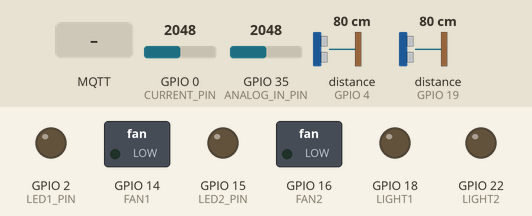
Recording of a sketch running on a simulated ESP32. Parts: switched loads named in the sketch (green lamp = pin HIGH), output pins drawn as LEDs (lit = HIGH). Wiring (inferred from the names in the program): 2 × ultrasonic range finder: trigger GPIO 5, echo GPIO 4 / trigger GPIO 17, echo GPIO 19. Inputs (shaded band) come from the test bench; at power-on: distance to the obstacle (sensors on GPIO 4, GPIO 19) 80 cm, GPIO 0 (CURRENT_PIN) = 2048, GPIO 35 (ANALOG_IN_PIN) = 2048. The echo pulse lasts 58.3 µs per cm; WiFi joins after 1.5 s; servers stay silent unless stated; no MQTT or app messages arrive unless stated; pins used as bus, display or sensor lines are not drawn; what the sketch prints to the serial monitor is not drawn.

Above: at 3.2 s.
3.3 s: distance to the obstacle (sensor on GPIO 4) set to 4 cm
5.6 s: distance to the obstacle (sensor on GPIO 4) set to 2 cm
At 6.8 s:
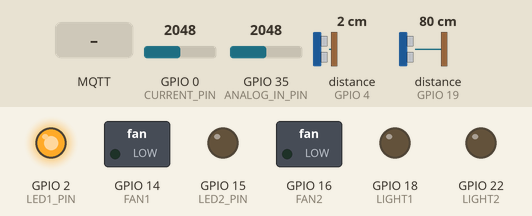
7.1 s: MQTT message "Sensor 1" arrives on the first subscribed topic
At 8.9 s:
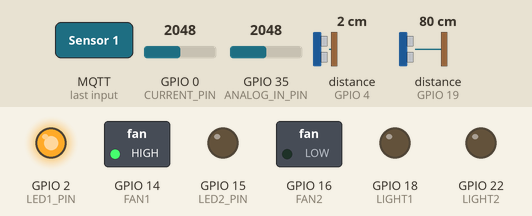
9.4 s: distance to the obstacle (sensor on GPIO 19) set to 4 cm
11.4 s: distance to the obstacle (sensor on GPIO 19) set to 2 cm
At 12.8 s:
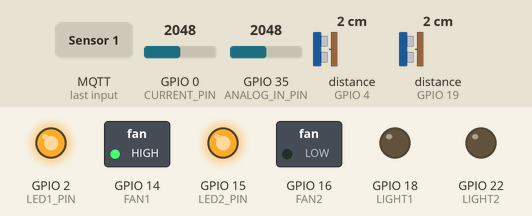
13.9 s: MQTT message "ON" arrives on the first subscribed topic
At 16.5 s:
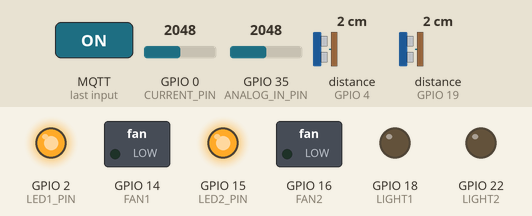
Timing chart, 0 to 18.0 s (numbered marks = the images above; inputs shaded):
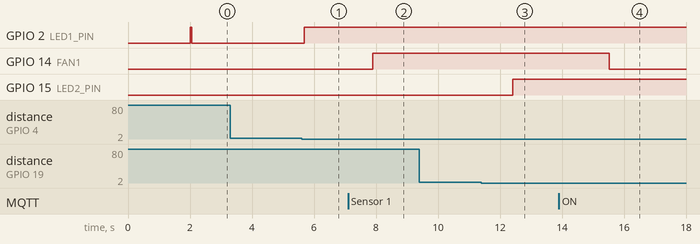

The sketch:

Energy_Meter.ino
```cpp
#include <WiFi.h>
#include <PubSubClient.h>
#include <WiFiClientSecure.h>
#include <ESP_Mail_Client.h>

// WiFi & MQTT Credentials
#define SMTP_HOST "smtp.gmail.com"
#define AUTHOR_EMAIL "espdev32@gmail.com"
#define AUTHOR_PASSWORD "jwytkigbsbfobyno"
#define RECIPIENT_EMAIL "hprasanth430@gmail.com"
#define SMTP_PORT 465

#define ANALOG_IN_PIN 35
#define CURRENT_PIN 0

#define FAN1 14
#define FAN2 16
#define LIGHT1 18
#define LIGHT2 22

// Sensor 1
#define TRIG1_PIN 5
#define ECHO1_PIN 4
#define LED1_PIN 2

// Sensor 2
#define TRIG2_PIN 17
#define ECHO2_PIN 19
#define LED2_PIN 15

#define REF_VOLTAGE    3.3
#define ADC_RESOLUTION 4096.0

#define Voltage_R1 30000.0
#define Voltage_R2 7500.0

#define Current_R1 6800.0
#define Current_R2 12000.0

const char* ssid = "iQOO Neo 10R";
const char* password = "Hari2003";

const char* mqtt_server = "1fae4ab464e64fe9be19c16c1101c1be.s1.eu.hivemq.cloud";
const char* mqtt_user = "Check";
const char* mqtt_password = "2025Black";

const char* mqtt_Subtopic[] = {"Led1", "Led2", "Led3", "Led4", "seet_value"};
const char* mqtt_pubtopic[] = {"Switch", "Switch2", "Switch3", "Alert1", "Alert2"};

bool state = false;
int room1 = 1, room2 = 1;

WiFiClientSecure espClient;
PubSubClient client(espClient);
SMTPSession smtp;

void smtpCallback(SMTP_Status status) {
  Serial.println("Email Status:");
  Serial.println(status.info());

  if (status.success()) {
    Serial.println("✅ Email sent successfully!");
  } else {
    Serial.println("❌ Failed to send email! Error: " + smtp.errorReason());
  }
}

void setup_wifi() {
  Serial.print("Connecting to WiFi...");
  WiFi.begin(ssid, password);
  while (WiFi.status() != WL_CONNECTED) {
    delay(1000);
    Serial.print(".");
  }
  Serial.println(" Connected!");
}

void reconnect_mqtt() {
  while (!client.connected()) {
    Serial.print("Connecting to MQTT...");
    if (client.connect("ESP32_Client", mqtt_user, mqtt_password, "status", 0, false, "offline")) {
      Serial.println(" ✅ Connected!");
      for (int i = 0; i < 5; i++) {
        client.subscribe(mqtt_Subtopic[i]);
      }
    } else {
      Serial.print(" ❌ Failed, Error Code: ");
      Serial.println(client.state());
      delay(5000);
    }
  }
}

void callback(char* topic, byte* payload, unsigned int length) {
  Serial.print("\n📩 Received Message from Topic: ");
  Serial.print(topic);
  Serial.print(" -> ");

  String message = "";
  for (unsigned int i = 0; i < length; i++) {
    message += (char)payload[i];
  }
  Serial.println(message);
  message.trim();

  // Control logic based on topic
  if (strcmp(topic, mqtt_Subtopic[0]) == 0) { // Led1 -> FAN1
    digitalWrite(FAN1, message == "ON" ? LOW : HIGH);
  } else if (strcmp(topic, mqtt_Subtopic[1]) == 0) { // Led2 -> FAN2
    digitalWrite(FAN2, message == "ON" ? LOW : HIGH);
  } else if (strcmp(topic, mqtt_Subtopic[2]) == 0) { // Led3 -> LIGHT1
    digitalWrite(LIGHT1, message == "ON" ? LOW : HIGH);
  } else if (strcmp(topic, mqtt_Subtopic[3]) == 0) { // Led4 -> LIGHT2
    digitalWrite(LIGHT2, message == "ON" ? LOW : HIGH);
  } else if (strcmp(topic, mqtt_Subtopic[4]) == 0) { // see_value
    Serial.println("The see value received.");
  }
}

void sendEmailNotification() {
  Serial.println("Sending email...");
  smtp.debug(1);
  smtp.callback(smtpCallback);

  ESP_Mail_Session session;
  session.server.host_name = SMTP_HOST;
  session.server.port = SMTP_PORT;
  session.login.email = AUTHOR_EMAIL;
  session.login.password = AUTHOR_PASSWORD;

  SMTP_Message message;
  message.sender.name = "ESP32 Sensor";
  message.sender.email = AUTHOR_EMAIL;
  message.subject = "SENSOR ALERT";
  message.addRecipient("User", RECIPIENT_EMAIL);

  String htmlMsg = "<div style=\"color:#2f4468;\"><h1>⚠ PERSON DETECTED!</h1><p>- Sent from ESP32</p></div>";
  message.html.content = htmlMsg.c_str();
  message.text.charSet = "us-ascii";
  message.html.transfer_encoding = Content_Transfer_Encoding::enc_7bit;

  if (!smtp.connect(&session)) return;
  if (!MailClient.sendMail(&smtp, &message)) {
    Serial.println("❌ Error sending Email: " + smtp.errorReason());
  }
}

void setup() {
  Serial.begin(115200);
  setup_wifi();
  analogSetAttenuation(ADC_11db);
  espClient.setInsecure();
  client.setServer(mqtt_server, 8883);
  client.setCallback(callback);

  pinMode(LED_BUILTIN, OUTPUT);
  digitalWrite(LED_BUILTIN, HIGH);

  pinMode(FAN1, OUTPUT);
  pinMode(LIGHT1, OUTPUT);
  pinMode(FAN2, OUTPUT);
  pinMode(LIGHT2, OUTPUT);

  pinMode(TRIG1_PIN, OUTPUT);
  pinMode(ECHO1_PIN, INPUT);
  pinMode(LED1_PIN, OUTPUT);

  pinMode(TRIG2_PIN, OUTPUT);
  pinMode(ECHO2_PIN, INPUT);
  pinMode(LED2_PIN, OUTPUT);

  Serial.println("\n✅ MQTT Ready. Waiting for commands...");
}

void loop() {
  if (!client.connected()) {
    reconnect_mqtt();
  }
  client.loop();

  checkDistance(TRIG1_PIN, ECHO1_PIN, LED1_PIN, "Sensor 1");
  delay(100);
  checkDistance(TRIG2_PIN, ECHO2_PIN, LED2_PIN, "Sensor 2");
  delay(100);

  if (room1 == 0) {
    Serial.println("⚠ PERSON Detected in Room 1!");
    room1 = 1;
    sendEmailNotification();
  }

  if (room2 == 0) {
    Serial.println("⚠ PERSON Detected in Room 2!");
    room2 = 1;
    sendEmailNotification();
  }

  float voltage = voltage_calculator();
  float current = current_calculator();
  float power = voltage * current;

  String messages[] = {
    "{\"voltage\":" + String(voltage) + ",\"Vunit\":\"V\",\"Current\":" + String(current) + ",\"Cunit\":\"A\"}",
    "{\"voltage\":" + String(current) + ",\"Vunit\":\"A\",\"Power\":" + String(power) + ",\"Punit\":\"W\"}",
    "{\"voltage\":" + String(power * 0.1) + ",\"Vunit\":\"₹\",\"Current\":2.00,\"Cunit\":\"A\"}",
    "{\"voltage\":" + String(room1) + "}",
    "{\"voltage\":" + String(room2) + "}"
  };

  if (!state) {
    client.publish(mqtt_pubtopic[3], messages[3].c_str());
    client.publish(mqtt_pubtopic[4], messages[4].c_str());
  }

  for (int i = 0; i < 3; i++) {
    client.publish(mqtt_pubtopic[i], messages[i].c_str());
    state = true;
  }

  delay(1000);
}

float voltage_calculator() {
  int adc_value = analogRead(ANALOG_IN_PIN);
  float voltage_adc = ((float)adc_value * REF_VOLTAGE) / ADC_RESOLUTION;
  float voltage_in = voltage_adc * (Voltage_R1 + Voltage_R2) / Voltage_R2;
  Serial.print("Measured Voltage = ");
  Serial.println(voltage_in, 2);
  return voltage_in;
}

float current_calculator() {
  int adc = analogRead(CURRENT_PIN);
  float adc_voltage = adc * (REF_VOLTAGE / ADC_RESOLUTION);
  float current_voltage = adc_voltage * (Current_R1 + Current_R2) / Current_R2;
  float current = (current_voltage - 2.5) / 0.100; // ACS712 calibration
  Serial.print("Current Value: ");
  Serial.println(current);
  return current;
}

void checkDistance(int trigPin, int echoPin, int ledPin, String label) {
  long duration;
  float distance_cm;

  digitalWrite(trigPin, LOW);
  delayMicroseconds(2);
  digitalWrite(trigPin, HIGH);
  delayMicroseconds(10);
  digitalWrite(trigPin, LOW);

  duration = pulseIn(echoPin, HIGH, 30000);
  if (duration == 0) {
    Serial.print(label);
    Serial.println(" Timeout");
    return;
  }

  distance_cm = duration * 0.0343 / 2.0;

  Serial.print(label);
  Serial.print(" Distance: ");
  Serial.print(distance_cm, 2);
  Serial.println(" cm");

  if (distance_cm < 3.0) {
    digitalWrite(ledPin, HIGH);
    if (label == "Sensor 1") room1 = 0;
    else if (label == "Sensor 2") room2 = 0;
  } else {
    if (label == "Sensor 1") room1 = 1;
    else if (label == "Sensor 2") room2 = 1;
    digitalWrite(ledPin, LOW);
  }
}
```

Measured:
- the behaviour switches between 3 and 2 cm on distance to the obstacle (sensor on GPIO 4) (found by bisection; images 0 and 1)
- the behaviour switches between 3 and 2 cm on distance to the obstacle (sensor on GPIO 19) (found by bisection; images 2 and 3)
- after the input at 3.3 s, every drawn part: stays the same
- after the input at 5.6 s, GPIO 2 (LED1_PIN): LOW → HIGH after 0.09 s
- after the input at 7.1 s, GPIO 14 (FAN1): LOW → HIGH after 0.80 s
- after the input at 9.4 s, every drawn part: stays the same
- after the input at 11.4 s, GPIO 15 (LED2_PIN): LOW → HIGH after 1.0 s
- after the input at 13.9 s, GPIO 14 (FAN1): HIGH → LOW after 1.6 s
